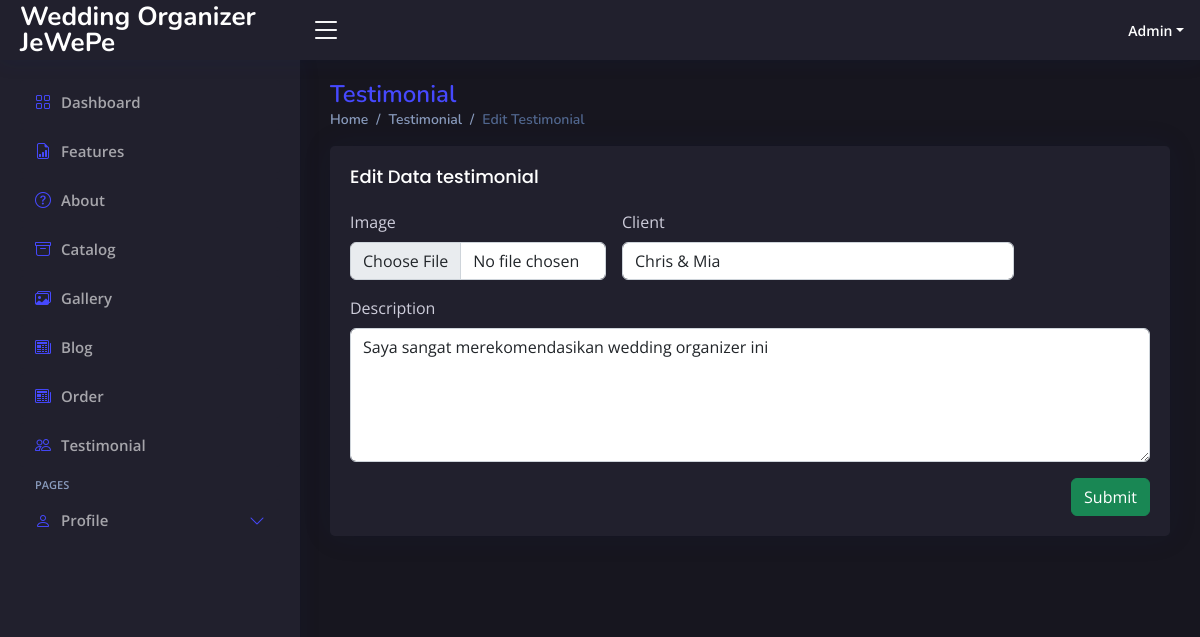
The app's page /admin/index.php?page=edit-testi&id=1 (signed in) with its own data.
### tables this page shows
CREATE TABLE `testimonial` (
  `id` int NOT NULL AUTO_INCREMENT,
  `testi_text` text NOT NULL,
  `testi_client` varchar(255) NOT NULL,
  `testi_image` varchar(255) NOT NULL,
  PRIMARY KEY (`id`)
);

### admin/page/edit-testimonial.php (the view, shortened to what this page needs)
<?php
if (isset($_GET['id'])) {
    $id = ($_GET["id"]);
    $query = "SELECT * FROM testimonial WHERE id='$id'";
    $result = mysqli_query($koneksi2, $query);
    $data = mysqli_fetch_assoc($result);
} else {
    echo "<script>alert('Masukkan data id.');window.location='admin.php?page=blog';</script>";
}
?>
<div class="pagetitle">
    <h1>Testimonial</h1>
    <nav>
        <ol class="breadcrumb">
            <li class="breadcrumb-item"><a href="index.php?page=dashboard">Home</a></li>
            <li class="breadcrumb-item"><a href="index.php?page=testi">Testimonial</a></li>
            <li class="breadcrumb-item active">Edit Testimonial</li>
        </ol>
    </nav>
</div>
<section class="section dashboard">
    <div class="row">
        <div class="col-12">
            <div class="card testimonial-card">
                <div class="card-body">
                    <h5 class="card-title">Edit Data testimonial</h5>
                    <form class="row g-3" method="POST" action="../action.php?act=edit-testi" enctype="multipart/form-data">
                        <div class="col-md-4">
                            <label class="form-label">Image</label>
                            <input type="file" class="form-control" id="inputGroupFile02" name="testi_image">
                        </div>
                        <div class="col-md-6">
                            <label class="form-label">Client</label>
                            <input type="text" class="form-control" name="testi_client" required="required" autocomplete="off" value="<?php echo $data['testi_client']; ?>">
                        </div>
                        <div class="col-12">
                            <label class="form-label">Description</label>
                            <textarea class="form-control" name="testi_text" rows="5"><?php echo $data['testi_text']; ?></textarea>
                        </div>
                        <div class="text-end">
                            <button type="submit" class="btn btn-success">Submit</button>
                        </div>
                    </form>
                </div>
            </div>
        </div>
    </div>
</section>

### records on screen
testimonial: testi_client "Chris & Mia", testi_text "Saya sangat merekomendasikan wedding organizer ini"
